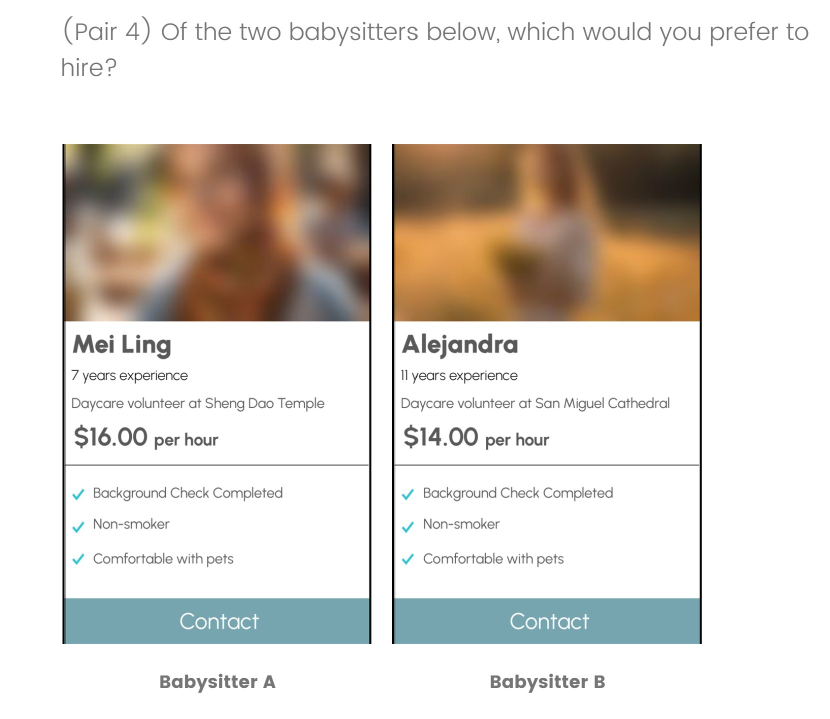
#> input picture Conjoint Visual Form.jpg, 1660 x 1437 px (shown at 1/2 size); its folder holds only this picture in this run
$ python -i 'Image_Resize_and_Blur_Works public version.py'   (imports and definitions only)
#> lines starting #> are read from the running program, lines starting #| are printed output that depends on the picture; after the words box and inside, x2 and y2 are one past the last pixel; in counts of white or black regions, pixels touching at a corner belong together
#> further down, picture is the input picture: PIL image 1660x1437 RGB; mean R, G, B 223.6, 219.1, 213.5
# -*- coding: utf-8 -*-
"""
Created on Mon Aug 26 16:37:57 2024

@author: jag11
"""


'''
This code takes images (.png) from a folder and does the following:
    - Resizes the image
    - Removes the white space in the background of the image
    - Blurs the image
    - Saves all modified images to a different folder

'''

#Import libraries
import os
import glob
import numpy as np
from PIL import Image, ImageFilter, ImageOps

def remove_whitespace(image, tolerance=30):
    # Convert image to RGB mode if not already
#> called with tolerance = 30
    if image.mode != 'RGB':
        image = image.convert('RGB')

    # Convert image to numpy array
    image_array = np.array(image)

    # Define a threshold for near-white pixels
    white_color = np.array([255, 255, 255])
    tolerance = np.array([tolerance, tolerance, tolerance])
    #Why include tolerance?
    #Use because the white background may not be totally white
    #If it's an off-white color we still want to be able to detect it

    # Create a mask for pixels within the tolerance range of white
    mask = np.all(np.abs(image_array - white_color) <= tolerance, axis=-1)
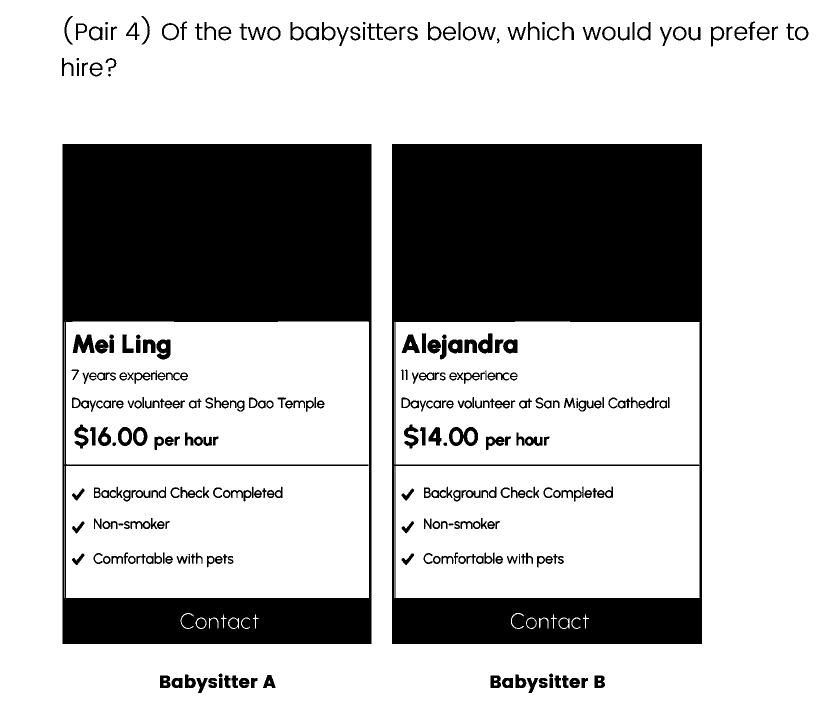
#> mask: shape (1437, 1660) bool (shown at 1/2 size); 73.5% white; 331 black regions (5 under 20 px), largest, box (x1, y1, x2, y2) and area: (784, 288, 1404, 1288) 284205, (125, 288, 743, 1288) 283328, (898, 854, 956, 892) 1183

    # Find non-white pixels using the mask
    non_white_pixels = np.where(~mask)
#> non_white_pixels = 632042 positions, rows 32 to 1385, columns 124 to 1616

    # Check if non_white_pixels contains the expected number of arrays
    if len(non_white_pixels) != 2:
        raise ValueError("Unexpected non_white_pixels structure.")

    # Check if there are any non-white pixels
    if len(non_white_pixels[0]) == 0:
        raise ValueError("No non-white pixels found in the image.")

    # Get bounding box coordinates
    top, left = np.min(non_white_pixels, axis=1)
#> top = 32; left = 124
    bottom, right = np.max(non_white_pixels, axis=1)
#> bottom = 1385; right = 1616

    # Crop the image to the bounding box
    cropped_image = image.crop((left, top, right, bottom))
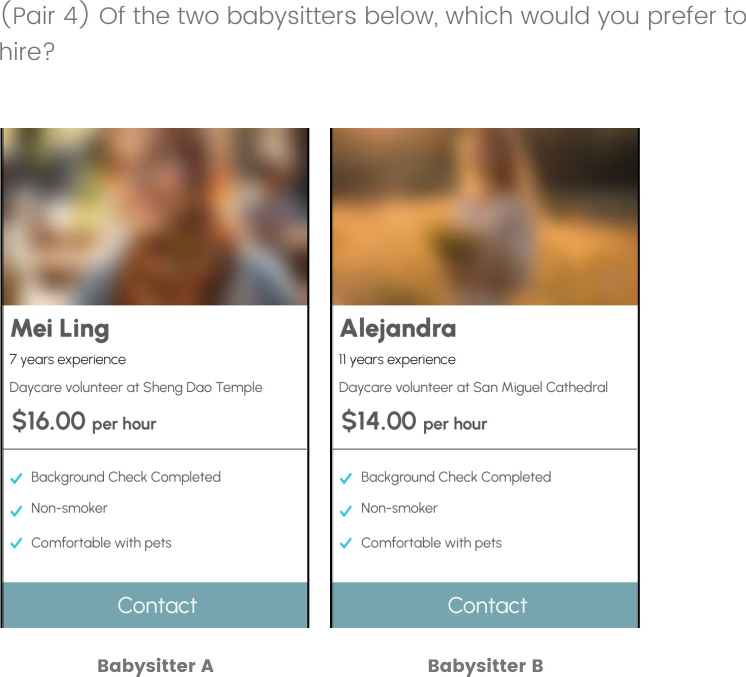
#> cropped_image: PIL image 1492x1353 RGB (shown at 1/2 size); mean R, G, B 217.8, 212.6, 205.9
    return cropped_image

def resize_and_blur(image, output_size=(288, 168), blur_radius=0): #Blur radius = 0 means no blur
    # Remove white space
    image = remove_whitespace(image)

    # Resize the image
    #This should crop the image if necessary to fit the specified aspect ratio
    resized_image = ImageOps.fit(image, output_size, Image.Resampling.LANCZOS)
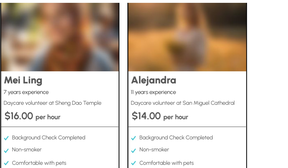
#> resized_image: PIL image 288x168 RGB; mean R, G, B 210.6, 198.5, 187.3

    # Blur the image
    blurred_image = resized_image.filter(ImageFilter.GaussianBlur(blur_radius))

    return blurred_image

def process_images(input_folder, output_folder):
    # Create output folder if it does not exist
    if not os.path.exists(output_folder):
        os.makedirs(output_folder)

    # Get list of all image files in the input folder
    image_files = glob.glob(os.path.join(input_folder, '*.*'))

    for image_file in image_files:
        try:
            # Open image
            image = Image.open(image_file)

            # Process image
            output_image = resize_and_blur(image)

            # Define output file path
            base_name = os.path.basename(image_file)
            output_path = os.path.join(output_folder, base_name)

            # Save the output image
            output_image.save(output_path)

            print(f"Processed image saved to {output_path}")

        except Exception as e:
            print(f"Error processing {image_file}: {e}")

# Define input and output folders
input_folder = "[YOUR_INPUT_FOLDER_HERE]"
output_folder = "[YOUR_OUTPUT_FOLDER_HERE]"

# Process all images in the folder
# [1 line not run here, left out]

>>> from PIL import Image
>>> picture = Image.open('Conjoint Visual Form.jpg')
>>> result = resize_and_blur(picture)
